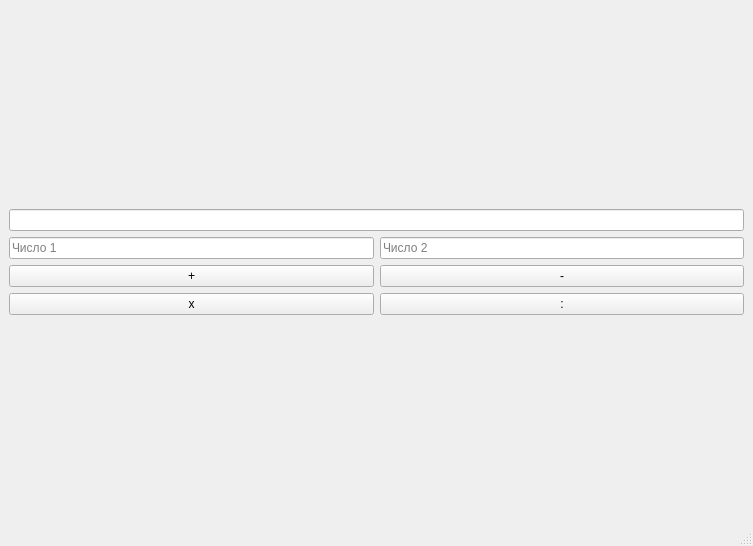
<?xml version="1.0" encoding="UTF-8"?>
<ui version="4.0">
 <class>MainWindow</class>
 <widget class="QMainWindow" name="MainWindow">
  <property name="geometry">
   <rect>
    <x>0</x>
    <y>0</y>
    <width>753</width>
    <height>546</height>
   </rect>
  </property>
  <property name="windowTitle">
   <string>MainWindow</string>
  </property>
  <widget class="QWidget" name="centralwidget">
   <layout class="QGridLayout" name="gridLayout_2">
    <item row="0" column="0">
     <layout class="QGridLayout" name="gridLayout">
      <item row="2" column="1">
       <widget class="QPushButton" name="pushButton_2">
        <property name="text">
         <string>-</string>
        </property>
       </widget>
      </item>
      <item row="1" column="0">
       <widget class="QLineEdit" name="numberLine1">
        <property name="readOnly">
         <bool>false</bool>
        </property>
        <property name="placeholderText">
         <string notr="true">Число 1</string>
        </property>
       </widget>
      </item>
      <item row="1" column="1">
       <widget class="QLineEdit" name="numberLine2">
        <property name="text">
         <string/>
        </property>
        <property name="placeholderText">
         <string>Число 2</string>
        </property>
       </widget>
      </item>
      <item row="2" column="0">
       <widget class="QPushButton" name="pushButton">
        <property name="text">
         <string>+</string>
        </property>
       </widget>
      </item>
      <item row="0" column="0" colspan="2">
       <widget class="QLineEdit" name="resultLine">
        <property name="alignment">
         <set>Qt::AlignRight|Qt::AlignTrailing|Qt::AlignVCenter</set>
        </property>
       </widget>
      </item>
      <item row="3" column="0">
       <widget class="QPushButton" name="pushButton_3">
        <property name="text">
         <string>x</string>
        </property>
       </widget>
      </item>
      <item row="3" column="1">
       <widget class="QPushButton" name="pushButton_4">
        <property name="text">
         <string>:</string>
        </property>
       </widget>
      </item>
     </layout>
    </item>
   </layout>
  </widget>
  <widget class="QMenuBar" name="menubar">
   <property name="geometry">
    <rect>
     <x>0</x>
     <y>0</y>
     <width>753</width>
     <height>21</height>
    </rect>
   </property>
  </widget>
  <widget class="QStatusBar" name="statusbar"/>
 </widget>
 <resources/>
 <connections>
  <connection>
   <sender>pushButton</sender>
   <signal>clicked()</signal>
   <receiver>MainWindow</receiver>
   <slot>addition()</slot>
   <hints>
    <hint type="sourcelabel">
     <x>222</x>
     <y>327</y>
    </hint>
    <hint type="destinationlabel">
     <x>263</x>
     <y>360</y>
    </hint>
   </hints>
  </connection>
  <connection>
   <sender>pushButton_2</sender>
   <signal>clicked()</signal>
   <receiver>MainWindow</receiver>
   <slot>subtraction()</slot>
   <hints>
    <hint type="sourcelabel">
     <x>566</x>
     <y>329</y>
    </hint>
    <hint type="destinationlabel">
     <x>600</x>
     <y>356</y>
    </hint>
   </hints>
  </connection>
  <connection>
   <sender>pushButton_3</sender>
   <signal>clicked()</signal>
   <receiver>MainWindow</receiver>
   <slot>multiplication()</slot>
   <hints>
    <hint type="sourcelabel">
     <x>262</x>
     <y>432</y>
    </hint>
    <hint type="destinationlabel">
     <x>292</x>
     <y>499</y>
    </hint>
   </hints>
  </connection>
  <connection>
   <sender>pushButton_4</sender>
   <signal>clicked()</signal>
   <receiver>MainWindow</receiver>
   <slot>division()</slot>
   <hints>
    <hint type="sourcelabel">
     <x>601</x>
     <y>427</y>
    </hint>
    <hint type="destinationlabel">
     <x>626</x>
     <y>491</y>
    </hint>
   </hints>
  </connection>
 </connections>
 <slots>
  <slot>addition()</slot>
  <slot>subtraction()</slot>
  <slot>multiplication()</slot>
  <slot>division()</slot>
 </slots>
</ui>
